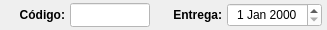
              <widget class="QWidget" name="widget_39" native="true">
               <property name="minimumSize">
                <size>
                 <width>0</width>
                 <height>30</height>
                </size>
               </property>
               <property name="maximumSize">
                <size>
                 <width>16777215</width>
                 <height>30</height>
                </size>
               </property>
               <property name="styleSheet">
                <string notr="true"/>
               </property>
               <layout class="QHBoxLayout" name="horizontalLayout_7">
                <property name="spacing">
                 <number>5</number>
                </property>
                <property name="leftMargin">
                 <number>5</number>
                </property>
                <property name="topMargin">
                 <number>3</number>
                </property>
                <property name="rightMargin">
                 <number>5</number>
                </property>
                <property name="bottomMargin">
                 <number>3</number>
                </property>
                <item>
                 <widget class="QLabel" name="label_62">
                  <property name="minimumSize">
                   <size>
                    <width>60</width>
                    <height>0</height>
                   </size>
                  </property>
                  <property name="maximumSize">
                   <size>
                    <width>60</width>
                    <height>16777215</height>
                   </size>
                  </property>
                  <property name="font">
                   <font>
                    <pointsize>9</pointsize>
                    <weight>75</weight>
                    <bold>true</bold>
                   </font>
                  </property>
                  <property name="text">
                   <string>Código:</string>
                  </property>
                  <property name="alignment">
                   <set>Qt::AlignRight|Qt::AlignTrailing|Qt::AlignVCenter</set>
                  </property>
                 </widget>
                </item>
                <item>
                 <widget class="QLineEdit" name="line_Codigo">
                  <property name="sizePolicy">
                   <sizepolicy hsizetype="Preferred" vsizetype="Preferred">
                    <horstretch>0</horstretch>
                    <verstretch>0</verstretch>
                   </sizepolicy>
                  </property>
                  <property name="minimumSize">
                   <size>
                    <width>60</width>
                    <height>0</height>
                   </size>
                  </property>
                  <property name="maximumSize">
                   <size>
                    <width>80</width>
                    <height>16777215</height>
                   </size>
                  </property>
                  <property name="font">
                   <font>
                    <pointsize>9</pointsize>
                   </font>
                  </property>
                  <property name="styleSheet">
                   <string notr="true">background-color: rgb(255, 255, 255);</string>
                  </property>
                  <property name="alignment">
                   <set>Qt::AlignCenter</set>
                  </property>
                 </widget>
                </item>
                <item>
                 <widget class="QLabel" name="label_14">
                  <property name="text">
                   <string/>
                  </property>
                 </widget>
                </item>
                <item>
                 <widget class="QLabel" name="label_15">
                  <property name="minimumSize">
                   <size>
                    <width>55</width>
                    <height>0</height>
                   </size>
                  </property>
                  <property name="maximumSize">
                   <size>
                    <width>16777215</width>
                    <height>16777215</height>
                   </size>
                  </property>
                  <property name="font">
                   <font>
                    <pointsize>9</pointsize>
                    <weight>75</weight>
                    <bold>true</bold>
                   </font>
                  </property>
                  <property name="text">
                   <string>Entrega:</string>
                  </property>
                  <property name="alignment">
                   <set>Qt::AlignRight|Qt::AlignTrailing|Qt::AlignVCenter</set>
                  </property>
                 </widget>
                </item>
                <item>
                 <widget class="QDateEdit" name="date_Entrega">
                  <property name="sizePolicy">
                   <sizepolicy hsizetype="Preferred" vsizetype="Preferred">
                    <horstretch>0</horstretch>
                    <verstretch>0</verstretch>
                   </sizepolicy>
                  </property>
                  <property name="minimumSize">
                   <size>
                    <width>95</width>
                    <height>0</height>
                   </size>
                  </property>
                  <property name="maximumSize">
                   <size>
                    <width>95</width>
                    <height>16777215</height>
                   </size>
                  </property>
                  <property name="font">
                   <font>
                    <pointsize>9</pointsize>
                   </font>
                  </property>
                  <property name="styleSheet">
                   <string notr="true">background-color: rgb(255, 255, 255);</string>
                  </property>
                  <property name="alignment">
                   <set>Qt::AlignCenter</set>
                  </property>
                 </widget>
                </item>
               </layout>
              </widget>
